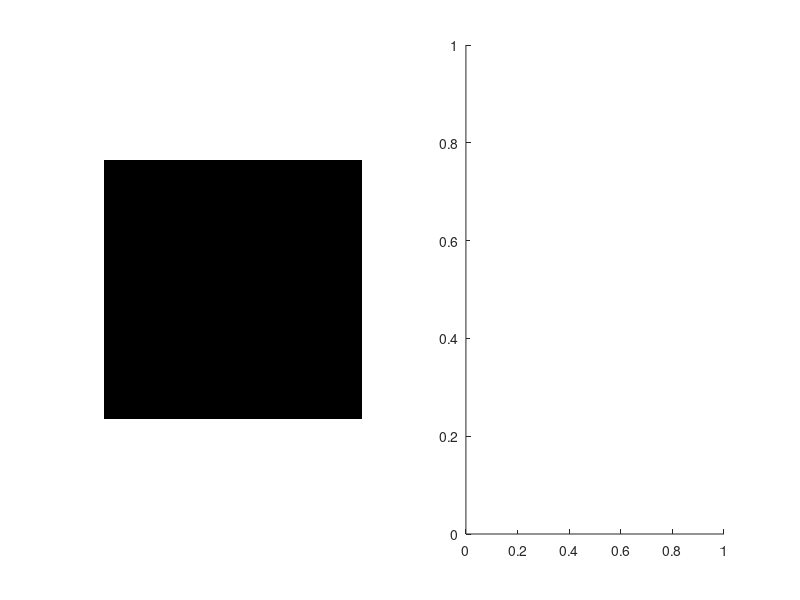

MATLAB code for this plot: (Note: this script raises an error after producing the figure.)
function hogtrain
% HOGTRAIN train images with hog feature

clear all;
wdir='../data/hogtrain/RotateSeq/';
files=dir([wdir '*.pgm']);
bound=1;
csize=6;
% wdir='../data/hogtrain/pedestrians128x64/';
% files=dir([wdir '*.ppm']);

% Tsz=32;

for m=1:10:length(files)
% I=imresize(imread([wdir files(m).name]),[26,26],'cubic');
I=imread([wdir files(m).name]);
I=I(3:end-2,:,:);
%I=imresize(I,[Tsz,Tsz],'cubic');
I=I(5:end-4,5:end-4);
% [H(m,:),G]=hog(I,8,4);
[Hpos(floor(m/10)+1,:),G]=hog(I,csize,bound);break;
end
Tsz=size(I,1)

clf;
subplot(121),imshow(I,[]);
subplot(122),imshow(G,[]);

wdir='../data/hogtrain/scene/';
files=dir([wdir '*.png']);
for m=1:size(Hpos,1)*2
I=imread([wdir files(randi(length(files))).name]);
Isz=size(I);Isz=Isz(1:2);
loc=randi([bound,min(Isz)-bound-Tsz],[1,2]);
I=I(loc(1):loc(1)+Tsz-1,loc(2):loc(2)+Tsz-1,:);
[Hneg(m,:),G]=hog(I,csize,bound);
end

X=[Hpos;Hneg];
Y=zeros([size(Hpos,1)+size(Hneg,1),1]);
Y(1+size(Hpos,1):end)=1;
[W,PRIOR]=lda(X,Y,min(size(X)));

I=imread('../data/hogtrain/raw/00180.png');
P=hogdetect(I,W,PRIOR,csize,bound);
